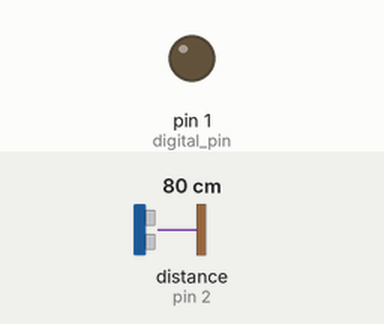
Recording of a sketch running on a simulated Arduino Uno, built with avr-gcc and run on an emulated ATmega328P. Shown: output pins drawn as LEDs (lit = HIGH). The test bench sets the inputs (shaded band); at power-on: distance to the obstacle (sensor on pin 2) 80 cm. The echo pulse lasts 58.3 µs per cm.

Above: at 1.8 s.
1.9 s: distance to the obstacle (sensor on pin 2) set to 7 cm
3.4 s: distance to the obstacle (sensor on pin 2) set to 4 cm
At 5.1 s:
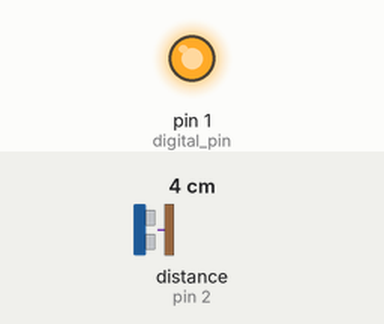
5.5 s: distance to the obstacle (sensor on pin 2) set to 9 cm
At 7.0 s:
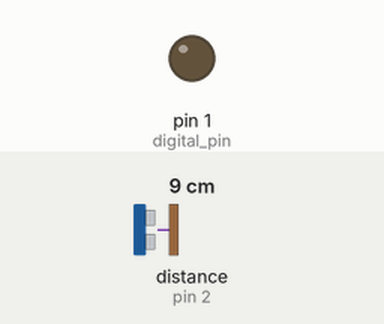
7.9 s: distance to the obstacle (sensor on pin 2) set to 2 cm
At 9.8 s:
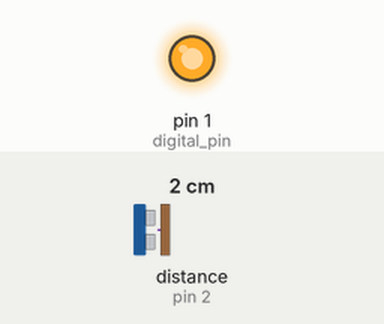
Timing chart, 0 to 10.9 s (numbered marks = the images above; inputs shaded):
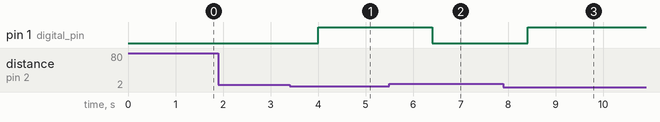

Measured:
- the behaviour switches between 6 and 5 cm on distance to the obstacle (sensor on pin 2) (found by bisection; images 0 and 1)
- after the input at 1.9 s, every drawn part: stays the same
- after the input at 3.4 s, pin 1 (digital_pin): LOW → HIGH after 0.60 s
- after the input at 5.5 s, pin 1 (digital_pin): HIGH → LOW after 0.91 s
- after the input at 7.9 s, pin 1 (digital_pin): LOW → HIGH after 0.51 s

The sketch:

saklar_ultra_sonic.ino
```cpp
/* Saklar Ultrasonic
 *  Dalam percobaan ini kita belajar membuat saklar dengan
 *  Ultrasonic HCR04
 */

#include <NewPing.h> // diperlukan Library Ping Ultrasonic Sensor

#define trigger 3 // HCR04 Trigger di pin PB3
#define echo 2 // HCR04 Echo di Pin PB2
#define digital_pin 1 // Output di Pin PB1
#define distance_max 5 /* Menentukan kemampuan Ultra sonic
                             dalam satuan Cm
                             */
NewPing sonar(trigger, echo, distance_max);

void setup() {
  pinMode(digital_pin, OUTPUT);
}
void loop() {
  uint8_t distance = sonar.ping_cm();

  if (distance) {
    digitalWrite(digital_pin, HIGH); //PB1 Aktif
    delay(200);
  } else {
    digitalWrite(digital_pin, LOW); //PB1 Off
  }
  delay(1000);
}
```
